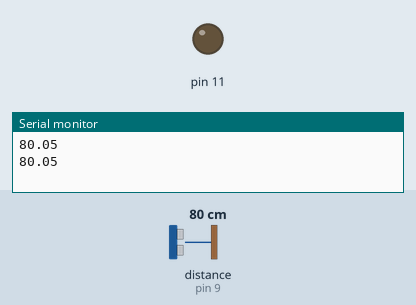
The sketch below on a simulated Arduino Uno, built with avr-gcc and run on an emulated ATmega328P. Shown: output pins drawn as LEDs (lit = HIGH), the last lines printed to the serial monitor. Wiring (inferred from the names in the program): ultrasonic range finder: trigger pin 9; echo pin 9. The test bench sets the inputs (shaded band); at power-on: distance to the obstacle (sensor on pin 9) 80 cm. The echo pulse lasts 58.3 µs per cm.

Above: at 1.8 s.
1.9 s: distance to the obstacle (sensor on pin 9) set to 43 cm
3.4 s: distance to the obstacle (sensor on pin 9) set to 35 cm
At 5.1 s:
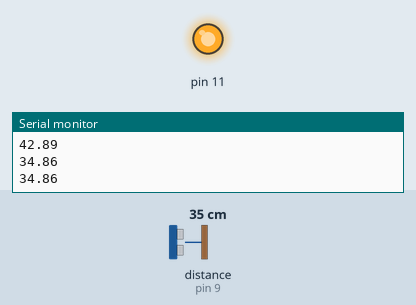
5.5 s: distance to the obstacle (sensor on pin 9) set to 60 cm
At 6.9 s:
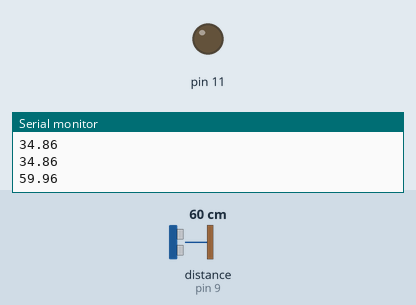
7.5 s: distance to the obstacle (sensor on pin 9) set to 2 cm
At 8.7 s:
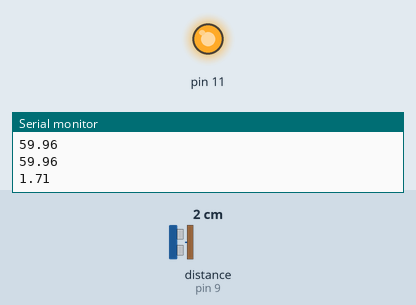
Timing chart, 0 to 10.5 s (numbered marks = the images above; inputs shaded):
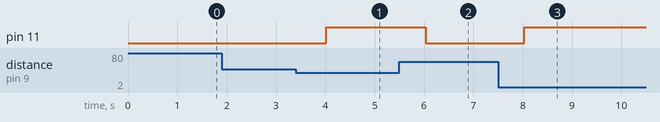

The sketch:

dispenser_by_ultrasonic_sensor_1.ino
```cpp
long duration;
float m;

int trig =9;
int echo = 9;
void setup()
{
  pinMode(9,INPUT);
  pinMode(11, OUTPUT);
  Serial.begin(9600);
}

void loop()
{
  //digitalWrite(11,HIGH);
  pinMode(trig,OUTPUT);
  digitalWrite(trig,LOW);
  delayMicroseconds(2);
  digitalWrite(trig,HIGH);
  delayMicroseconds(10);
  digitalWrite(trig,LOW);
  pinMode(echo,INPUT);
  duration = pulseIn(echo,HIGH);
  m = (duration * 0.01723);
  Serial.println(m);

  if( m < 40)
  {
    digitalWrite(11,HIGH);
  }
  else
  {
    digitalWrite(11,LOW);
  }
  delay(1000);
}
```

Measured:
- the behaviour switches between 41 and 40 cm on distance to the obstacle (sensor on pin 9) (found by bisection; images 0 and 1)
- after the input at 3.4 s, pin 11: LOW → HIGH after 0.62 s
- after the input at 5.5 s, pin 11: HIGH → LOW after 0.53 s
- after the input at 7.5 s, pin 11: LOW → HIGH after 0.54 s
